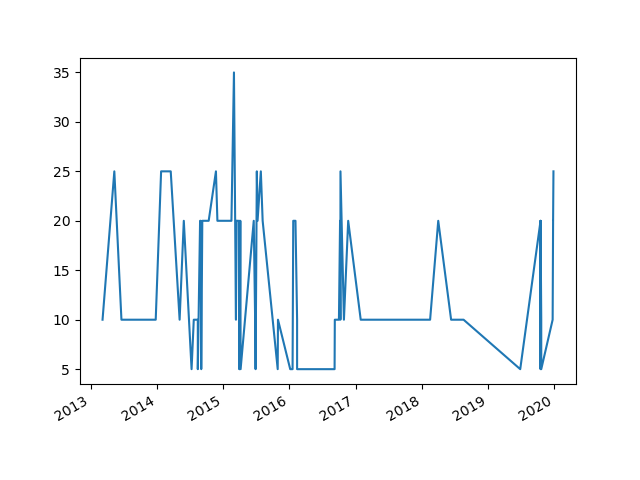

Here is the Python script that generated this plot:
import matplotlib.pyplot as plt
import random
import time
import json
import datetime as datetime
import calendar
import time
import numpy as np
totalRp = 0
newDictionary = {}
with open('rpPurchases.json') as json_file:
    purchases = json.load(json_file)

for i in purchases:
    totalRp = totalRp + i['amount']
    date = time.strftime("%a, %d %b %Y %H:%M:%S +0000",
                         time.localtime(i['created']/1000))
    datetime_object = datetime.datetime.strptime(
        date, '%a, %d %b %Y %H:%M:%S +0000')
    newDictionary.update({i['id']: {
        'date': date,
        'datetime': datetime_object,
        'epoch': i['created'],
        'amount': i['amount']}})


# with open('rpPurchases v2.json', 'w') as outfile:
#     json.dump(newDictionary, outfile)
x = []
y = []
for i in newDictionary.items():
    # print(i[1]['datetime'])
    x.append(i[1]['datetime'])
    y.append(i[1]['amount'])
# make up some data
# x = [datetime.datetime.now() + datetime.timedelta(hours=i) for i in range(12)]
# y = [i+random.gauss(0, 1) for i, _ in enumerate(x)]

# plot

plt.plot(x, y)
# beautify the x-labels
plt.gcf().autofmt_xdate()

plt.show()
